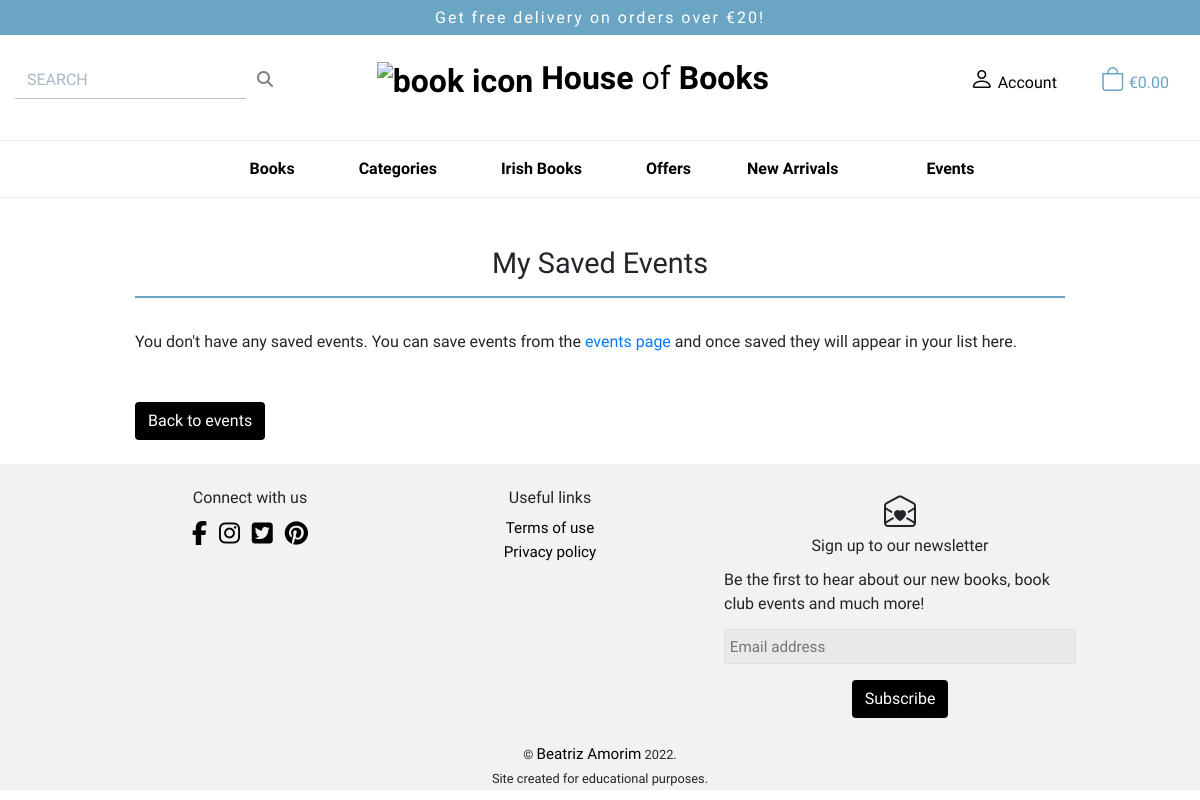
The app's page /profile/my_events/ (signed in), older data.
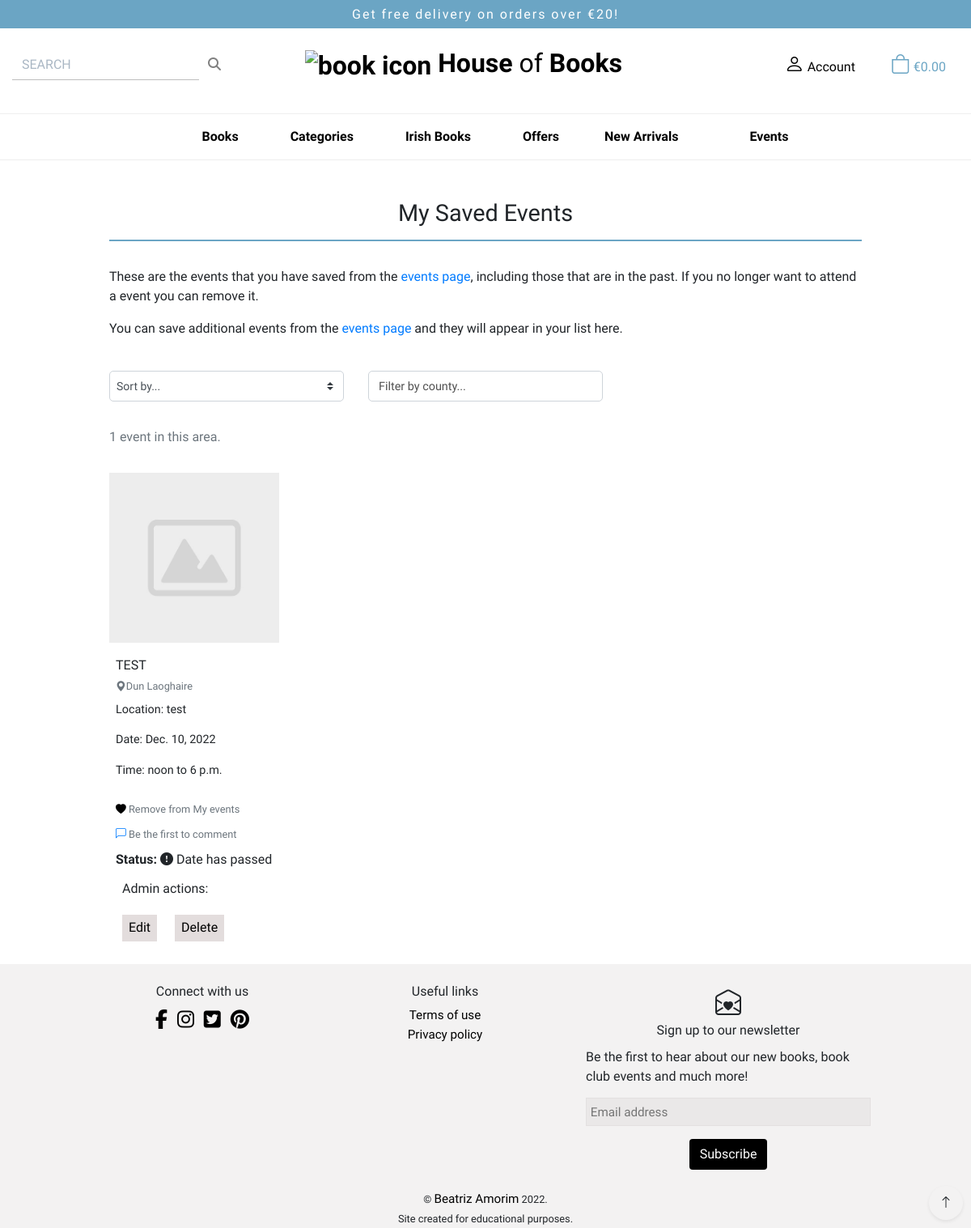
The same page, newer data.
### events/models.py (models this page shows, shortened)
class Event(models.Model):
    class Meta:
        ordering = ['-date']
    name = models.CharField(max_length=50)
    location = models.CharField(max_length=100)
    county = models.ForeignKey(
        County, on_delete=models.CASCADE, related_name='events'
        )
    date = models.DateField()
    start_time = models.TimeField()
    end_time = models.TimeField()
    image = models.ImageField(null=True, blank=True)
    event_description = models.TextField()
    @property
    def date_passed(self):
        return self.date < datetime.date.today()

class County(models.Model):
    class Meta:
        verbose_name_plural = 'Counties'
        ordering = ['name']
    name = models.CharField(max_length=20, unique=True)
    friendly_name = models.CharField(max_length=20)

### profiles/views.py (the view, shortened to what this page needs)
@login_required
def show_saved_events(request):
    user_profile = get_object_or_404(UserProfile, user=request.user)
    sort = None
    sort_direction = None
    saved_events = None
    county = None
    try:
        saved_events_list = get_object_or_404(
            SavedEventList, user=user_profile
            )
        saved_events = saved_events_list.event.all()
        all_events = saved_events.order_by('county')
    except Http404:
        saved_events_list = None
        all_events = None
    current_sorting = f'{sort}_{sort_direction}'
    context = {
        'saved_events_list': saved_events_list,
        'current_sorting': current_sorting,
        'events': saved_events,
        'current_county': county,
        'all_events': all_events,
        'on_my_events_page': True,
    }
    template = 'profiles/my_events.html'
    return render(request, template, context)

### bag/context.py (called while the page is built, shortened)
def bag_contents(request):
    bag_items = []
    total = 0
    product_count = 0
    bag = request.session.get('bag', {})
    if total < settings.FREE_DELIVERY_THRESHOLD:
        delivery = total * Decimal(settings.STANDARD_DELIVERY_PERCENTAGE / 100)
        free_delivery_delta = settings.FREE_DELIVERY_THRESHOLD - total
    else:
        delivery = 0
        free_delivery_delta = 0
    grand_total = delivery + total
    context = {
        'bag_items': bag_items,
        'total': total,
        'product_count': product_count,
        'delivery': delivery,
        'free_delivery_delta': free_delivery_delta,
        'free_delivery_threshold': settings.FREE_DELIVERY_THRESHOLD,
        'grand_total': grand_total,
    }
    return context

### profiles/templates/profiles/my_events.html (shortened to what the changed rows need)
{% extends "base.html" %}
{% load static %}
{% block extra_css %}
<link rel="stylesheet" href="{% static 'events/css/events.css' %}">
{% endblock %}
{% block content %}
<section class="container">
    <div class="row">
        <div class="col-12 pt-3">
            <h2 class="page-title line text-center">My Saved Events</h2>
        </div>
        <div class="col-12 mt-4 mb-4">
            {% if not saved_events_list %}
            <p class="fw-600 mb-5">You don't have any saved events. You can save events from the <a class="text-link"
                    href="{% url 'events' %}">events page</a> and once saved they will appear in your list here.</p>
            <a href="{% url 'events' %}" class="btn general-btn">Back to events</a>
            {% else %}
            <p>These are the events that you have saved from the <a href="{% url 'events' %}" class="text-link">events
                    page</a>, including those that are in the past. If you no longer want to
                attend a event you can remove it.</p>
            <p>You can save additional events from the <a href="{% url 'events' %}" class="text-link">events page</a>
                and they will appear in your list here.</p>
        </div>
    </div>
    <div class="row">
        <div class="col-12">
            {% include '../events/includes/events_sort_and_filter.html' %}
            <div class="row mt-3">
                {% for event in events %}
                <div class="col-12 col-sm-10 col-md-6 col-lg-4 col-xl-3 card-group">
                    <div class="card h-100 border-0">
                        <a href="{% url 'event_details' event.id %}">
                            {% if event.image %}
                            <img class="img-fluid" src="{{ event.image.url }}" alt="{{ event.name }}">
                            {% else %}
                            <img class="img-fluid" src="{{ MEDIA_URL }}default.png" alt="{{ event.name }}">
                            {% endif %}
                        </a>
                        <div class="card-body pt-3 pb-0 px-1 px-md-2">
                            <p class="card-title mb-0 text-uppercase">{{ event.name }}</p>
                            <p class="small mt-1 mb-2">
                                <a href="{% url 'my_events' %}?county={{event.county.name}}" class="text-muted">
                                    <i class="bi bi-geo-alt-fill icon"
                                        aria-hidden="true"></i>{{ event.county.friendly_name }}
                                </a>
                            </p>
                            <p class="details-event">Location: {{ event.location }}</p>
                            <p class="details-event">Date: {{ event.date }}</p>
                            <p class="details-event"> Time: {{ event.start_time }} to
                                {{ event.end_time }}</p>
                        </div>
                        <div class=" border-0 bg-white p-1 px-md-2 mb-4">
                            <form action="{% url 'update_my_events' event.id %}" method="POST">
                                <button type="submit" value="{{ event.id }}" name="event_id"
                                    class="bg-transparent border-0 p-0 my-2 small">
                                    <i class="bi bi-heart-fill icon" aria-hidden="true"></i>
                                    <span class="text-muted"> Remove from My events</span>
                                </button>
                            </form>
                            <a href="{% url 'event_details' event.id %}" class="small"
                                aria-label="'go to event details page to view comments or add comment">
                                {% if event.comments.all|length > 0 %}
                                <i class="bi bi-chat-left-fill icon" aria-hidden="true"></i>
                                <span class="text-muted">{{ event.comments.all|length }}
                                    comment{% if event.comments.all|length > 1 %}s{% endif %}</span>
                                {% else %}
                                <i class="bi-chat-left icon" aria-hidden="true"></i>
                                <span class="text-muted">Be the first to comment</span>
                                {% endif %}
                            </a>
                            <p class="font-90 mt-2 mb-1"><strong>Status: </strong>
                                <span class="font-90">{% if event.date_passed %}
                                    <i class="bi bi-exclamation-circle-fill icon" aria-hidden="true"></i> Date has
                                    passed {% else %} Upcoming {% endif %}
                                </span>
                            </p>
                            {% if request.user.is_superuser %}
                            <p class="px-2 pt-2">Admin actions: </p>
                            <div class="admin-link-container">
                                <div class="row update-btn">
                                    <div class="col">
                                        <button class="delete-edit-button edit mt-1"><a
                                                href="{% url 'edit_event' event.id %}">
                                                Edit</a></button>
                                    </div>
                                    <div class="col">
                                        <button class="delete-edit-button delete mt-1"><a
                                                href="#deleteeventModal{{ event.id }}" data-toggle="modal">
                                                Delete</a></button>
                                    </div>
                                </div>
                            </div>
                            {% endif %}
                        </div>
                    </div>
                </div>
                {% endfor %}
            </div>
        </div>
    </div>
    <div class="btt-button shadow-sm rounded-0">
        <a class="btt-link d-flex h-100 justify-content-center align-items-center" aria-label="Back to top">
            <i class="bi bi-arrow-up" aria-hidden="true"></i>
        </a>
    </div>
    {% endif %}
</section>
{% endblock %}

Row changes from the older to the newer data that the page shows:
added Event: name (placeholder picture), name "TEST", county.friendly_name "Dun Laoghaire", location "test", date "Dec. 10, 2022", start_time "noon", end_time "6 p.m.", {{ event.id }} 2 (drawn), shows "Be the first to comment", shows "Date has passed"
Text that changed along with them:
form field value: (not shown) → "Sort by..."
{{ events|length }}: (not shown) → "1"
text no longer shown: "You don't have any saved events. You can save events from the and once saved they will appear in your list here. Back to events"
text now shown: "These are the events that you have saved from the , including those that are in the past. If you no longer want to attend a event you can remove it. You can save additional events from the and they will appear in your list here. Filter by county... event in this area."
